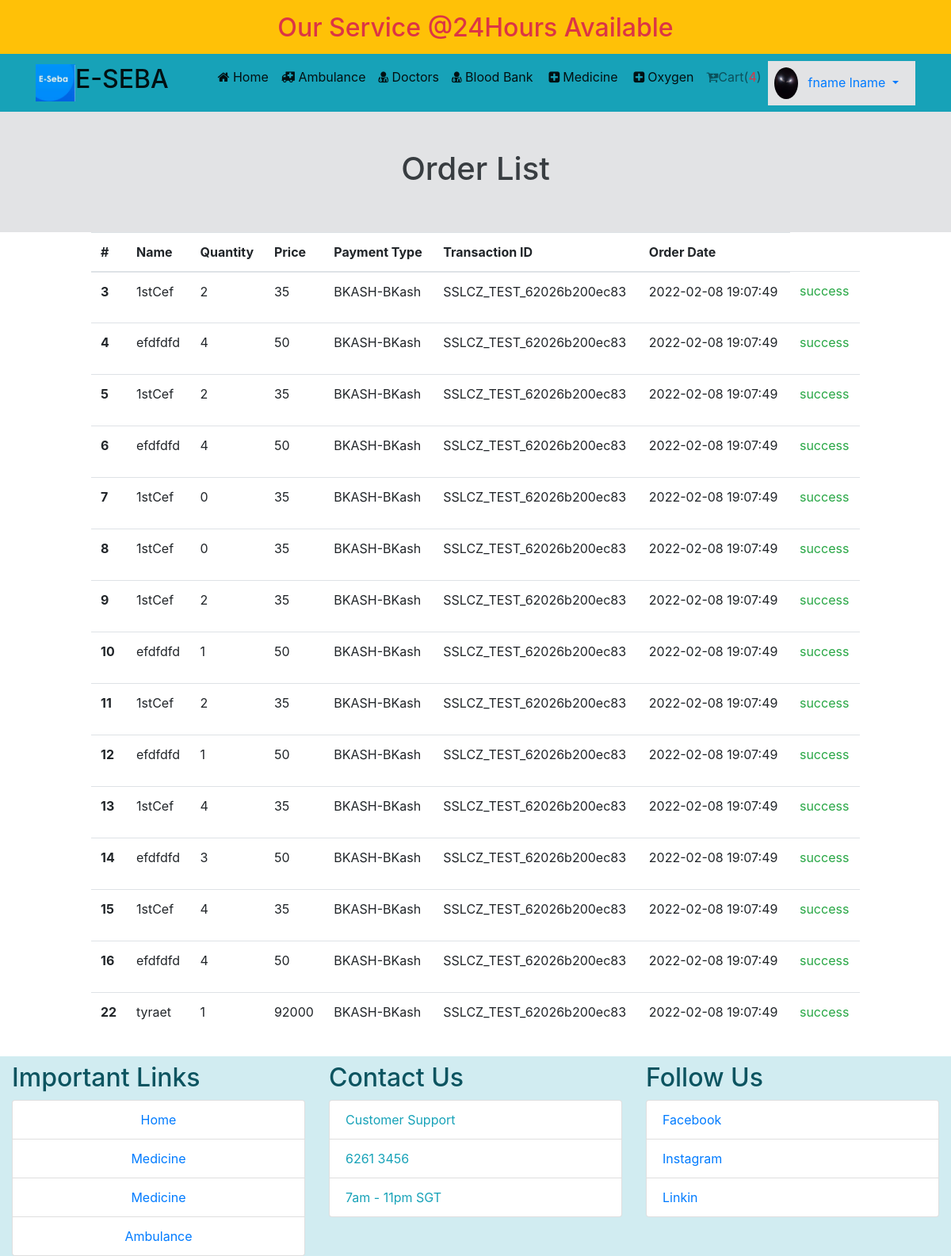
The app's page /order.php (signed in) with its own data.
### tables this page shows
CREATE TABLE `medicine` (
  `medi_id` int(11) NOT NULL,
  `name` varchar(200) NOT NULL,
  `unit` varchar(100) NOT NULL,
  `image` varchar(200) NOT NULL,
  `indredi` varchar(200) NOT NULL,
  `company` varchar(200) NOT NULL,
  `price` int(11) NOT NULL,
  `phar_id` int(11) NOT NULL
);

CREATE TABLE `orders` (
  `order_id` int(11) NOT NULL,
  `product_id` int(11) NOT NULL,
  `quantity` int(11) NOT NULL,
  `cmr_id` int(11) NOT NULL,
  `price` varchar(200) NOT NULL,
  `pay_type` varchar(200) DEFAULT NULL,
  `product_type` int(11) NOT NULL DEFAULT 0,
  `transaction_id` varchar(200) DEFAULT NULL,
  `order_date` datetime NOT NULL DEFAULT current_timestamp() ON UPDATE current_timestamp(),
  `payment_status` tinyint(4) NOT NULL DEFAULT 0,
  `order_status` tinyint(4) NOT NULL DEFAULT 0
);

### classes/Order.php (called while the page is built, shortened)
<?php
 $filepath = realpath(dirname(__FILE__));
 include_once ($filepath.'/../lib/Database.php');
class Order
{
	private $db;
	function __construct(){
		$this->db = new Database();
	}
	function getAllOrderBycusid($cmrid){
		$sql ='SELECT * FROM medicine JOIN orders ON orders.product_id = medicine.medi_id WHERE orders.cmr_id="'.$cmrid.'"';
		$fetchAll = $this->db->select($sql);
		return $fetchAll;
	}
}
?>

### lib/Database.php (called while the page is built, shortened)
<?php
Class Database{
	public $host   = DB_HOST;
	public $user   = DB_USER;
	public $pass   = DB_PASS;
	public $dbname = DB_NAME;
	public $link;
	private function connectDB(){
	$this->link = new mysqli($this->host, $this->user, $this->pass, $this->dbname);
 }
	public function select($query){
		$result = $this->link->query($query) or die($this->link->error.__LINE__);
		if($result->num_rows > 0){
			return $result;
		} else {
			return false;
		}
	}
}

### lib/Session.php (called while the page is built, shortened)
<?php
class Session{
	 public static function get($key){
	 	if (isset($_SESSION[$key])) {
	 		return $_SESSION[$key];
	 	} else {
	 		return false;
	 	}
	 }
}
?>

### order.php (the view)
<?php include "layout/header.php"; ?>
<section class="container-fluid alert-secondary h-25" style="height:200px;display: block;">
	<div class="container p-5 ">
		<h1 class="text-center">Order List</h1>
	</div>
</section>
<section class="container-fluid">
	<div class="row">
		<div class="col-md-10 mx-auto">
			<table class="table">
			  	<thead>
				    <tr>
				      <th scope="col">#</th>
				      <th scope="col">Name</th>
				      <th scope="col">Quantity</th>
				      <th scope="col">Price</th>
				      <th scope="col">Payment Type</th>
				      <th scope="col">Transaction ID</th>
				      <th scope="col">Order Date</th>
				    </tr>
			  	</thead>
				<tbody>
				<?php
					$result = $Order->getAllOrderBycusid(Session::get('cmrId'));
					if($result){
						while($value = $result->fetch_assoc()){
				?>
				    <tr>
				      	<th scope="row"><?php echo $value['order_id']; ?></th>
				      	<td><?php echo $value['name']; ?></td>
				      	<td><?php echo $value['quantity']; ?></td>
				      	<td><?php echo $value['price']; ?></td>
				      	<td><?php echo $value['pay_type']; ?></td>
				      	<td><?php echo $value['transaction_id']; ?></td>
				      	<td><?php echo $value['order_date']; ?></td>
				      	<td>
				      		<?php
				      			if ($value['order_status'] == 0) {
				      				echo "<p class='text-success'>success</p>";
				      			} else {
				      				echo "success";
				      			}
				      		?>
				      	</td>
				    </tr>
				<?php }} ?>
				</tbody>
			</table>
		</div>
	</div>
</section>
<?php include "layout/footer.php"; ?>

### records on screen
medicine: orders.order_id "3", name "1stCef", orders.quantity "2", orders.price "35", orders.pay_type "BKASH-BKash", orders.transaction_id "SSLCZ_TEST_62026b200ec83", orders.order_date "2022-02-08 19:07:49", orders.order_id "5", orders.order_id "7", orders.quantity "0", orders.order_id "8", orders.order_id "9", orders.order_id "11", orders.order_id "13", orders.quantity "4", orders.order_id "15"
medicine: orders.order_id "4", name "efdfdfd", orders.quantity "4", orders.price "50", orders.pay_type "BKASH-BKash", orders.transaction_id "SSLCZ_TEST_62026b200ec83", orders.order_date "2022-02-08 19:07:49", orders.order_id "6", orders.order_id "10", orders.quantity "1", orders.order_id "12", orders.order_id "14", orders.quantity "3", orders.order_id "16"
medicine: orders.order_id "22", name "tyraet", orders.quantity "1", orders.price "92000", orders.pay_type "BKASH-BKash", orders.transaction_id "SSLCZ_TEST_62026b200ec83", orders.order_date "2022-02-08 19:07:49"

### other values on screen
Session::get('cmrname') "fname lname"
